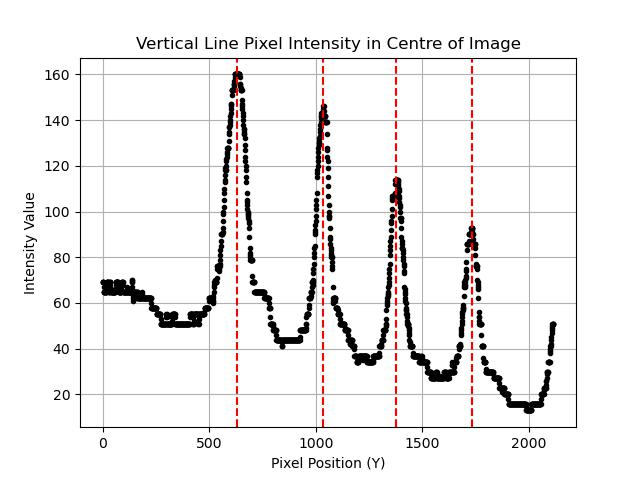
#> input picture data_analysis/intensity_trial0.jpg, 640 x 480 px, given in place of pattern_0.jpg, which was not available
$ python full_analysis.py
#> lines starting #> are read from the running program, lines starting #| are printed output that depends on the picture; pictures that were not available may be replaced by others from this repository, and a replacement may not be noted
import cv2
import numpy as np
from matplotlib import pyplot as plt
from scipy.signal import find_peaks
from sklearn.metrics import root_mean_squared_error
import matplotlib.ticker as ticker
import os

num_files = 17

#indices where splitting starts
split_indices = [8, 9, 10, 11, 12, 13, 14, 15, 16]

#indices corresponding to m values
m_peaks = [[0,1,3,4], [0,2,4,5], [0,3,6,9], [0,3,6,9], [0,3,6,9], [0,3,6,9], [1,4,7,10], [1,4,7,10], [1,4,7,10]]

peak_err = 1.57   #sigma R
B_err = 100; I_err = 0.025

lambda_0 = 585e-9  #m
h = 6.626e-34   #J/Hz
c = 3e8   #m/s
t = 0.01 #1 cm
g = 1
mu_B = 9.274e-24    #J/T
m = 3   #peak of interest

print(f"Parameters: \n h = {h} J*s \n c = {c:.2e} m/s \n t = {t} m \n g = {g} \n m = {m} \n")

def process_image(file_pattern='pattern_{}.jpg', num_files=num_files, angle = -35, h_center = 675):
#> called with file_pattern = 'pattern_{}.jpg', num_files = 17, angle = -35, h_center = 675
    intensity_peaks = []; mean_diffs = []
    total_count = 0

    for i in range(num_files):
        file_name = file_pattern.format(i)
        file_name = os.path.join('images', file_name)
        image = cv2.imread(file_name, cv2.IMREAD_GRAYSCALE)
#> image: shape (480, 640); min 0, max 255, mean 238.9

        #crop the top 20% of the image
        height, width = image.shape[:2]
#> height = 480; width = 640
        crop_height = int(0.2 * height)  # Calculate the height to crop
#> crop_height = 96
        cropped_image = image[crop_height:, :]  # Crop from 20% to the bottom
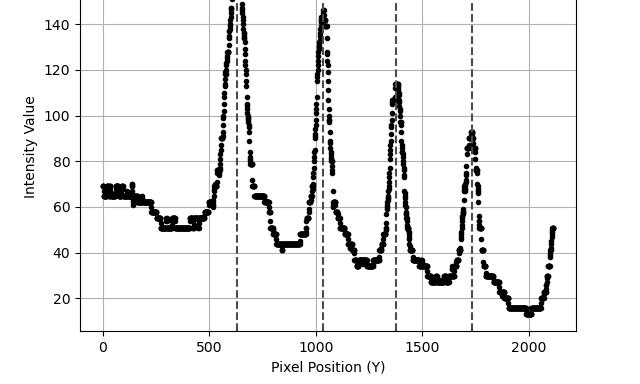
#> cropped_image: shape (384, 640); min 0, max 255, mean 237.7

        #rotate the image clockwise
        center = (width // 2, (height - crop_height) // 2)  # Center of rotation
#> center = (320, 192)
        rotation_matrix = cv2.getRotationMatrix2D(center, angle, scale=1.0)

        #calculate the new bounding dimensions of the rotated image
        cos = np.abs(rotation_matrix[0, 0])
#> cos = 0.819
        sin = np.abs(rotation_matrix[0, 1])
#> sin = 0.574
        new_width = int((height - crop_height) * sin + width * cos)
#> new_width = 744
        new_height = int((height - crop_height) * cos + width * sin)
#> new_height = 681

        #adjust the rotation matrix to account for translation
        rotation_matrix[0, 2] += (new_width / 2) - center[0]
        rotation_matrix[1, 2] += (new_height / 2) - center[1]

        #perform the rotation
        rotated_image = cv2.warpAffine(cropped_image, rotation_matrix, (new_width, new_height))
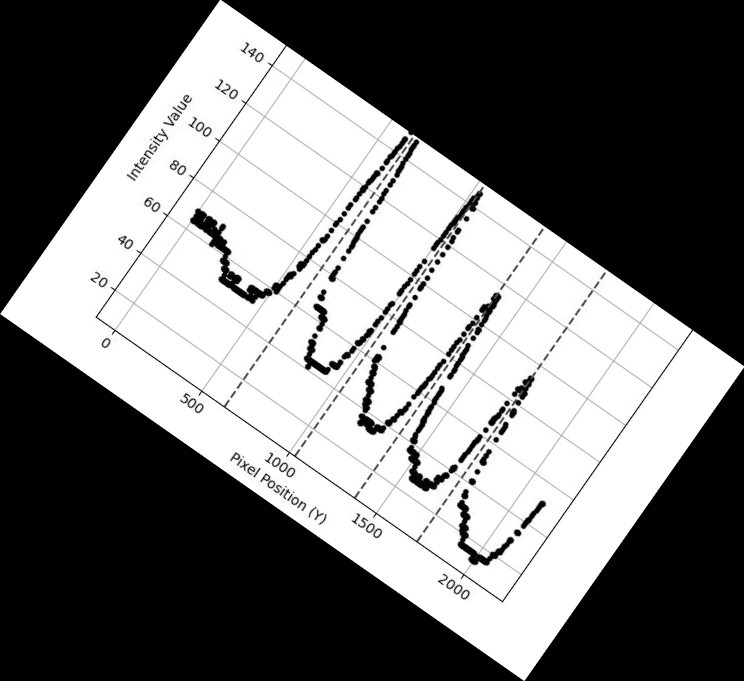
#> rotated_image: shape (681, 744); min 0, max 255, mean 115.3
        new_height, new_width = rotated_image.shape[:2]
        rotated_image = rotated_image[int(new_height*0.3):int(new_height*0.75), int(new_width*0.35):int(new_width*0.65)]
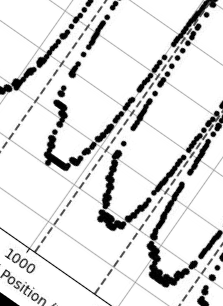
#> rotated_image: shape (306, 223); min 0, max 255, mean 223.2

        #crop RHS
        height, width = rotated_image.shape[:2]
#> height = 306; width = 223
        crop_width = int(0.75 * width)
#> crop_width = 167
        cropped_image = rotated_image[:, :crop_width]
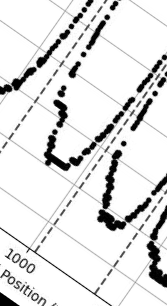
#> cropped_image: shape (306, 167); min 0, max 255, mean 225.1

        '''
        plt.figure()
        plt.imshow(cropped_image, cmap='gray')
        plt.axvline(cropped_image.shape[1] // 2)
        plt.axhline(y=h_center)
        plt.title(f'rotate image {i}')
        plt.savefig(f'line_of_intensity_{i}.jpg')
        plt.show() '''

        #get the intensity of middle column (vertical line)
        intensity = cropped_image[h_center:, cropped_image.shape[1] // 2]
#> intensity = empty array
        reveresed_intensity = intensity[::-1]
#> reveresed_intensity = empty array

        peaks, _ = find_peaks(intensity, width = 10, distance = 40, prominence=5)
#> peaks = empty array
        reversed_peaks, _ = find_peaks(reveresed_intensity, width = 10, distance = 40, prominence=5)
#> reversed_peaks = empty array
        peaks = list(peaks)
#> peaks = []
        reveresed_peaks = list(reversed_peaks)
#> reveresed_peaks = []

        #change the reversed_peaks back to the original orientation
        reveresed_peaks = [len(intensity) - p for p in reveresed_peaks]

        #remove fringe values
        j = 0
        while j < len(peaks):
            if (peaks[j] < 475 or peaks[j] > 1900):
                peaks.pop(j)
            else:
                j +=1
#> this loop made 0 passes
#> after the loop, j = 0

        j = 0
        while j < len(reveresed_peaks):
            if (reveresed_peaks[j] < 475 or reveresed_peaks[j] > 1900):
                reveresed_peaks.pop(j)
            else:
                j +=1
#> after the loop, j = 0

        reveresed_peaks = reveresed_peaks[::-1]

        differences = [abs(peaks[i] - reveresed_peaks[i]) for i in range(len(peaks))]
#> differences = []
        total_count += len(differences)
#> total_count = 0

        mean_diffs.append(np.mean(np.array(differences)))
        '''
        #plot the intensity values
        plt.figure()
        plt.plot(intensity, 'k.')
        plt.title(f'Peaks of Intensity Profile to Zeeman Lines: Trial {i}')
        for k, p in enumerate(peaks):
            if k == 0:
                plt.axvline(x=p, color='red', linestyle='--', label='Forward Peaks')
            else:
                plt.axvline(x=p, color='red', linestyle='--')
        for k, p in enumerate(reveresed_peaks):
            if k == 0:
                plt.axvline(x=p, color='blue', linestyle='--', label='Reverse Peaks')
            else:
                plt.axvline(x=p, color='blue', linestyle='--')
        plt.xlabel('Pixel Position (Y)'); plt.ylabel('Intensity Value')
        plt.legend(frameon=False, loc='lower left')
        plt.savefig(f'forward_reverse_peaks_{i}.jpg', dpi=300)
        plt.show() '''

        intensity_peaks.append(peaks)

    mean_diffs = [i for i in mean_diffs if i < 100]
    print(f'Total Count: {total_count:.2f}')
    print(f'Standard Deviation: {np.std(np.array(mean_diffs)):.2f} \n')

    #plot a histogram of differences
    plt.figure()
    plt.hist(mean_diffs, bins=10)
    plt.axvline(x=np.mean(np.array(mean_diffs)), color='red', linestyle='--', label='Mean Difference = {:.2f} pixels'.format(np.mean(np.array(mean_diffs))))
    plt.title('Histogram of Differences Between Forward and Reverse Peaks')
    plt.xlabel('Pixel Difference'); plt.ylabel('Frequency')
    plt.legend(frameon=False)
    plt.savefig('histogram_differences.jpg', dpi=300)
    plt.show()

    return intensity_peaks

def red_chi_sq (ydata, ymod, sd):
    chi = np.sum(((ydata-ymod)/sd)**2 )
    return chi/(len(ydata) - 2)

# [143 lines left out: functions find_slope_R_difference, plot_BvsI, not called in this run]


#> (the run stopped early here; a loop or call above may not have finished)
